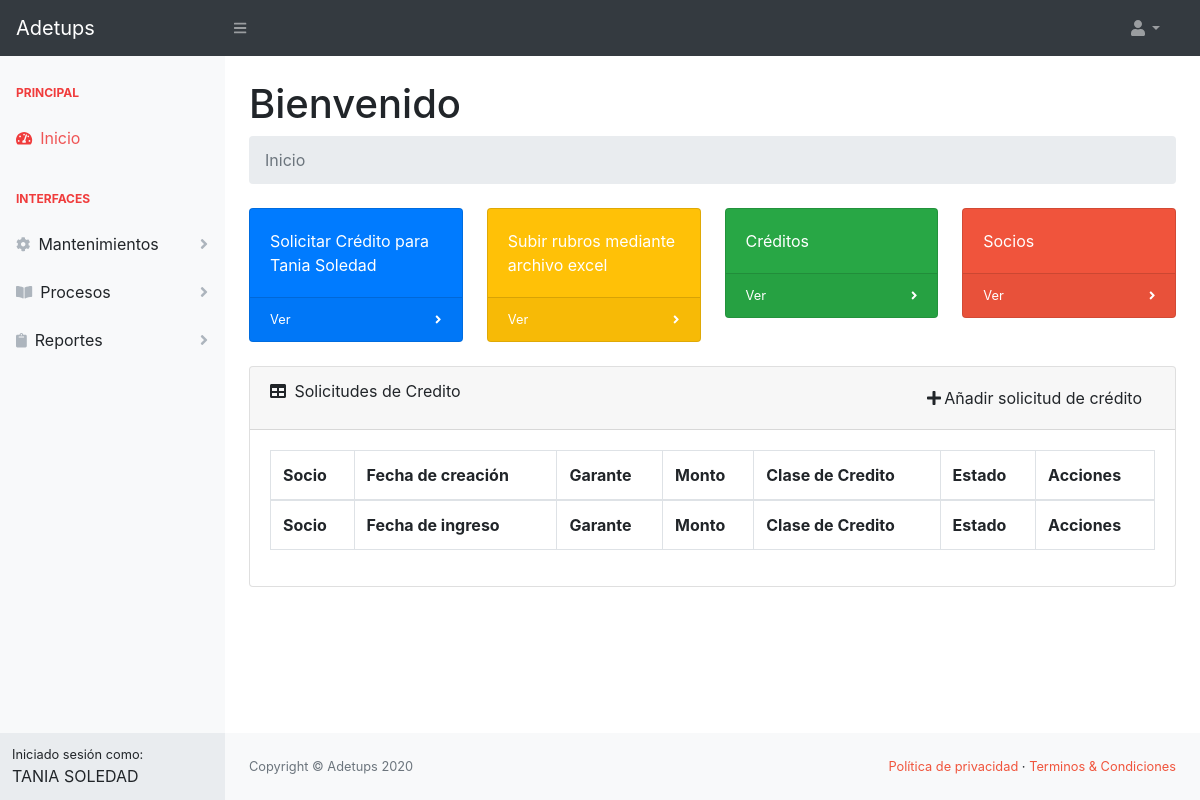
Before: /asistente/ (signed in) with the older database file.
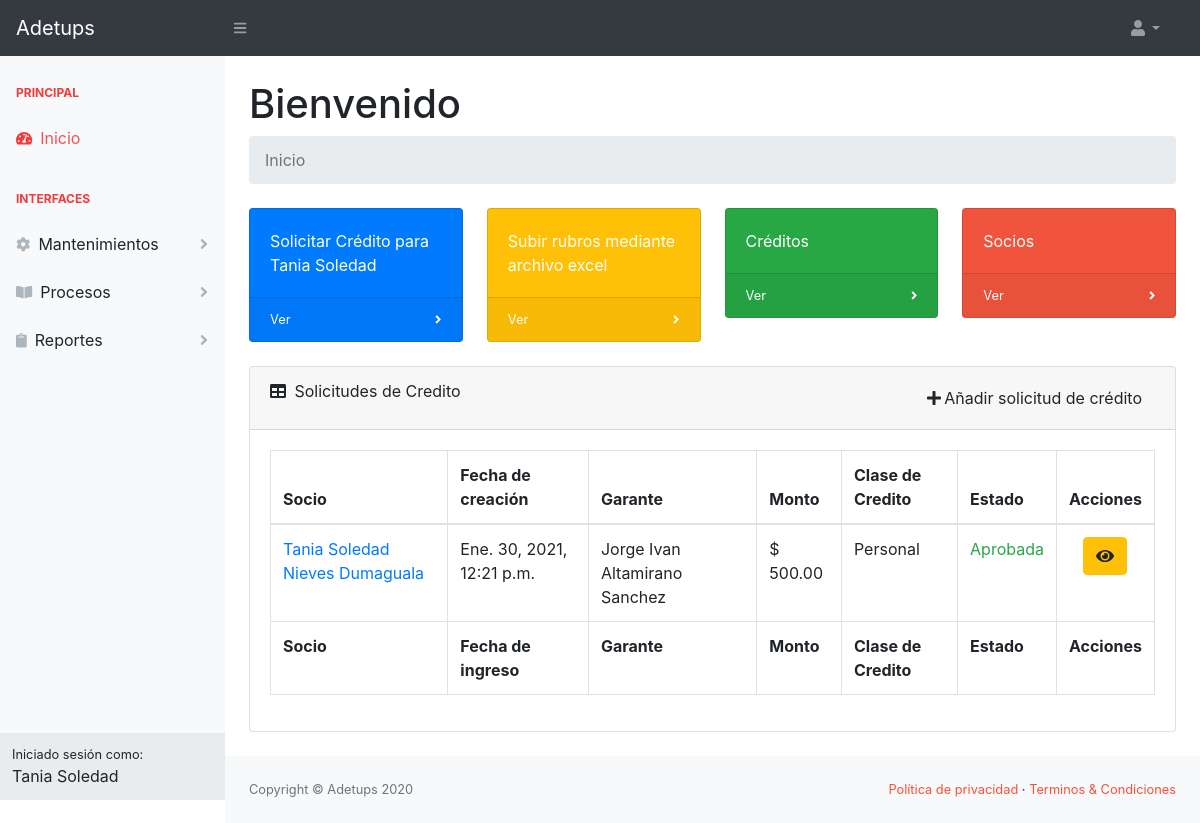
After: the same page with the newer database file.
### sistema/models.py (models this page shows, shortened)
class Usuario(AbstractBaseUser, PermissionsMixin):
    foto = models.ImageField(upload_to='img_perfil', null=True, blank=True, default='img_perfil/default-avatar.jpg')
    nombres = models.CharField(max_length=50, null=True, blank=True)
    date_joined = models.DateTimeField(default=timezone.now, null=True, blank=True)
    apellidos = models.CharField(max_length=50, null=True, blank=True)
    username = models.CharField(max_length=50, null=True, blank=True, unique=True)
    email = models.EmailField(unique=True, null=True, blank=True)
    fecha_nacimiento = models.DateField(null=True, blank=True)
    is_active = models.BooleanField(default=True, null=True, blank=True)
    is_staff = models.BooleanField(default=False, null=True, blank=True)
    tipo = models.CharField(max_length=20, null=True, blank=True)
    USERNAME_FIELD = 'username'
    objects = PersonalizadoBaseUserManager()

class SolicitudCredito(models.Model):
    clasecredito = models.ForeignKey(ClaseCredito, models.DO_NOTHING)
    fecha_ingreso = models.DateTimeField(auto_now=True)
    garante = models.ForeignKey(Socio, models.DO_NOTHING, related_name='garante')
    monto = models.DecimalField(max_digits=9, decimal_places=2)
    plazo = models.SmallIntegerField()
    estado = models.CharField(max_length=20, default='pendiente')
    socio = models.ForeignKey(Socio, models.DO_NOTHING, related_name='socio')
    porcentaje_interes = models.DecimalField(max_digits=4, decimal_places=2, blank=True, null=True)
    observaciones = models.TextField(blank=True, null=True)

class Socio(models.Model):
    usuario = models.ForeignKey(Usuario, on_delete=models.CASCADE)
    direccion = models.CharField(max_length=80, null=True, blank=True)  # Field name made lowercase.
    telefono = models.CharField(max_length=15, null=True, blank=True)  # Field name made lowercase.
    celular = models.CharField(max_length=10, null=True, blank=True)  # Field name made lowercase.
    cargo = models.CharField(max_length=20, null=True, blank=True)  # Field name made lowercase.
    area = models.CharField(max_length=20, null=True, blank=True)  # Field name made lowercase.
    fecha_ingreso = models.DateField(blank=True, null=True)  # Field name made lowercase.
    is_garante = models.BooleanField(default=False, null=True, blank=True)
    rubros = models.ManyToManyField(RubroSocio, blank=True, null=True)

class ClaseCredito(models.Model):
    descripcion = models.CharField(max_length=30, blank=True, null=True)
    valdesde = models.DecimalField(max_digits=6, decimal_places=2, blank=True, null=True)  # Field name made lowercase.
    valhasta = models.DecimalField(max_digits=6, decimal_places=2, blank=True, null=True)  # Field name made lowercase.
    autorizacion = models.BooleanField(default=True, blank=True, null=True)  # Field name made lowercase.
    estado = models.CharField(max_length=10, blank=True, null=True)  # Field name made lowercase.
    plazomax = models.SmallIntegerField(blank=True, null=True)  # Field name made lowercase.
    porcentaje_interes = models.DecimalField(max_digits=4, decimal_places=2, blank=True,
                                             null=True)  # Field name made lowercase.
    tiempo_minimo_servicio = models.IntegerField(blank=True, null=True)
    garante = models.BooleanField(default=True, blank=True, null=True)  # Field name made lowercase.

### asistente/views.py (the view)
# urls.py: path('', HomePageView.as_view(), name="home"),
class HomePageView(LoginRequiredMixin, TemplateView):
    template_name = "asistente/index.html"
    def get_context_data(self, **kwargs):
        context = super().get_context_data(**kwargs)
        context['solicitudescredito'] = SolicitudCredito.objects.all()
        return context

### asistente/templates/asistente/index.html (shortened to what the changed rows need)
{% extends 'sistema/base.html' %}
{% block content %}
    <h1 class="mt-4">Bienvenido</h1>
    <div class="row">
        <div class="col-xl-3 col-md-6">
            <div class="card bg-primary text-white mb-4">
                <div class="card-body">Solicitar Crédito para {{ request.user.nombres|title }}</div>
                <div class="card-footer d-flex align-items-center justify-content-between">
                    <a class="small text-white stretched-link"
                       href="{% url 'asistente:solicitudcreditocreate' request.user.id %}">Ver</a>
                    <div class="small text-white"><i class="fas fa-angle-right"></i></div>
                </div>
            </div>
        </div>
    </div>
    <div class="card mb-4">
        <div class="card-body">
            <div class="table-responsive">
                <table class="table table-bordered" id="dataTable" width="100%" cellspacing="0">
                    <thead>
                    <tr>
                        <th>Socio</th>
                        <th>Fecha de creación</th>
                        <th>Garante</th>
                        <th>Monto</th>
                        <th>Clase de Credito</th>
                        <th>Estado</th>
                        <th>Acciones</th>
                    </tr>
                    </thead>
                    <tfoot>
                    <tr>
                        <th>Socio</th>
                        <th>Fecha de ingreso</th>
                        <th>Garante</th>
                        <th>Monto</th>
                        <th>Clase de Credito</th>
                        <th>Estado</th>
                        <th>Acciones</th>
                    </tr>
                    </tfoot>
                    <tbody>
                    {% for solicitudcredito in solicitudescredito %}
                        <tr>
                            <td>
                                <a href="{% url 'asistente:sociodetail' solicitudcredito.socio.id %}">{{ solicitudcredito.socio.usuario.nombres|title }} {{ solicitudcredito.socio.usuario.apellidos|title }}</a>
                            </td>
                            <td>{{ solicitudcredito.fecha_ingreso }}</td>
                            <td>
                                {{ solicitudcredito.garante.usuario.nombres|title }} {{ solicitudcredito.garante.usuario.apellidos|title }}
                            </td>
                            <td>$ {{ solicitudcredito.monto }}</td>
                            <td>{{ solicitudcredito.clasecredito.descripcion|title }}</td>
                            <td>
                                {% if solicitudcredito.estado == 'pendiente' %}
                                    <p class="text-warning">Pendiente</p>
                                {% elif solicitudcredito.estado == 'aprobada' %}
                                    <p class="text-success">Aprobada</p>
                                {% elif solicitudcredito.estado == 'negada' %}
                                    <p class="text-danger">Negada</p>
                                {% elif solicitudcredito.estado == 'revisada' %}
                                    <p class="text-success">Revisada</p>
                                {% endif %}
                            </td>
                            <td class="text-center">
                                <a class="btn btn-warning"
                                   href="{% url 'asistente:solicitudcreditoupdate' solicitudcredito.id %}"
                                   aria-label="Edit">
                                    <i class="fa fa-eye" aria-hidden="true"></i>
                                </a>
                            </td>
                        </tr>
                    {% endfor %}
                    </tbody>
                </table>
            </div>
        </div>
    </div>
{% endblock %}

### sistema/templates/sistema/base.html (shortened to what this page needs)
{% load static %}
<!DOCTYPE html>
<html lang="en">
<head>
    {% block css %}
        <link href="{% static 'css/styles.css' %}" rel="stylesheet"/>
        <link href="https://cdn.datatables.net/1.10.20/css/dataTables.bootstrap4.min.css" rel="stylesheet"
/>
        <link rel="stylesheet"
              href="https://cdn.jsdelivr.net/npm/bootstrap-select@1.13.14/dist/css/bootstrap-select.min.css">
        <link href="{% static 'css/datepicker.css' %}" rel="stylesheet">
        <link rel="stylesheet" href="https://cdn.datatables.net/buttons/1.6.5/css/buttons.dataTables.min.css">
    {% endblock %}
</head>
<body class="sb-nav-fixed">
<nav class="sb-topnav navbar navbar-expand navbar-dark bg-dark">
    <a class="navbar-brand">Adetups</a>
    <button class="btn btn-link btn-sm order-1 order-lg-0" id="sidebarToggle" href="#"><i class="fas fa-bars"></i>
    </button>
    <ul class="navbar-nav d-none d-md-inline-block form-inline ml-auto mr-0 mr-md-3 my-2 my-md-0">
        <li class="nav-item dropdown">
            <a class="nav-link dropdown-toggle" id="userDropdown" href="#" role="button" data-toggle="dropdown"
               aria-haspopup="true" aria-expanded="false"><i class="fas fa-user fa-fw"></i></a>
        </li>
    </ul>
</nav>
<div id="layoutSidenav">
    <div id="layoutSidenav_nav">
        <nav class="sb-sidenav accordion sb-sidenav-light" id="sidenavAccordion">
            <div class="sb-sidenav-menu">
                <div class="nav">
                    {% block navbar %}
                    {% endblock %}
                </div>
            </div>
            <div class="sb-sidenav-footer">
                <div class="small">Iniciado sesión como:</div>
                {{ request.user.nombres }}
            </div>
        </nav>
    </div>
    <div id="layoutSidenav_content">
        <main>
            <div class="container-fluid">
                {% block content %}
                {% endblock %}
            </div>
        </main>
        <footer class="py-4 bg-light mt-auto">
            <div class="container-fluid">
                <div class="d-flex align-items-center justify-content-between small">
                    <div class="text-muted">Copyright &copy; Adetups 2020</div>
                    <div>
                        <a href="#" class="text-adetups">Política de privacidad</a>
                        &middot;
                        <a href="#" class="text-adetups">Terminos &amp; Condiciones</a>
                    </div>
                </div>
            </div>
        </footer>
    </div>
</div>
</body>
</html>

Changed rows visible on the page:
changed Usuario "Tania Soledad": user.nombres "TANIA SOLEDAD" → "Tania Soledad"
added SolicitudCredito: socio.usuario.nombres "Tania Soledad", socio.usuario.apellidos "Nieves Dumaguala", fecha_ingreso "Ene. 30, 2021, 12:21 p.m.", garante.usuario.nombres "Jorge Ivan", garante.usuario.apellidos "Altamirano Sanchez", monto "500.00", clasecredito.descripcion "Personal", estado "Aprobada"
